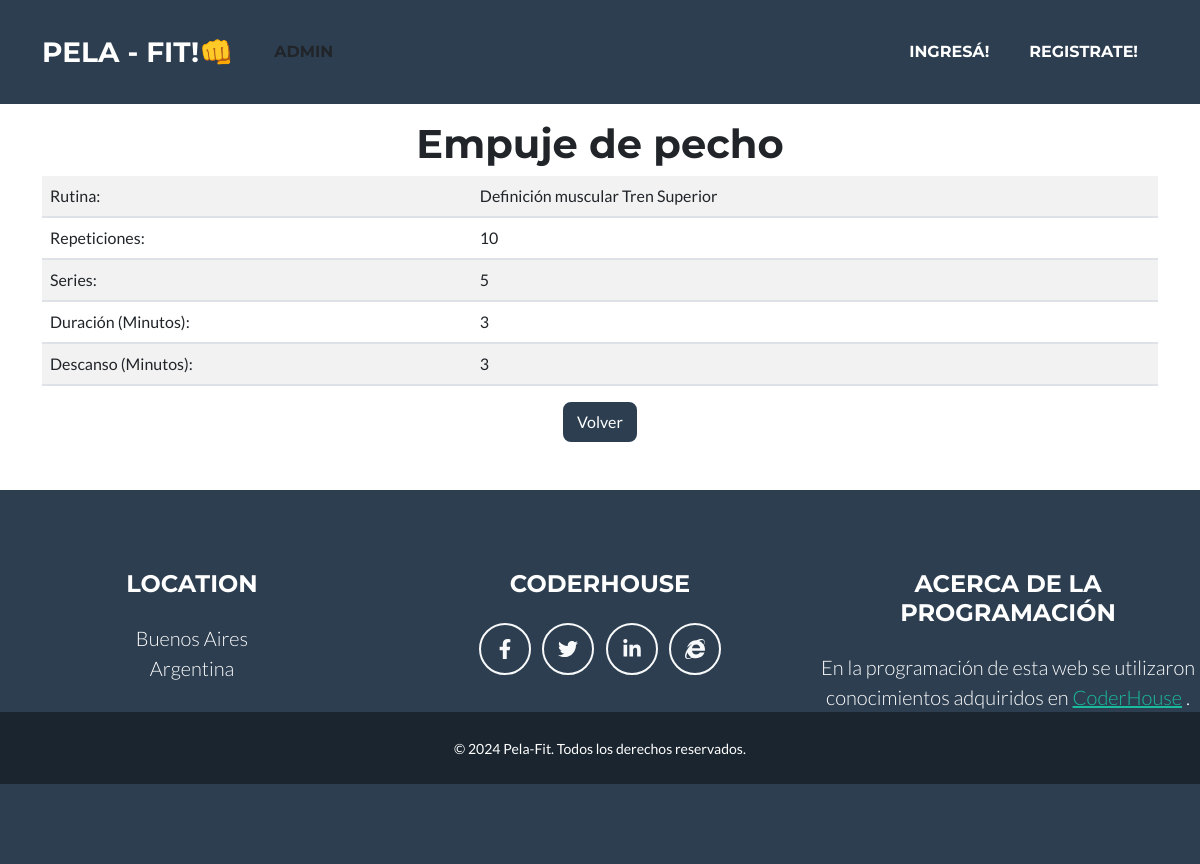
Page /rutinas/ejercicio/detail/1 on the committed database.
### rutina/models.py (models this page shows, shortened)
class Ejercicio(models.Model):
    rutina_id = models.ForeignKey(EjercicioRutina, null=True ,blank=True,on_delete=models.SET_NULL)
    nombre = models.CharField(max_length=100)
    repeticiones = models.IntegerField()
    duracion = models.IntegerField()
    series = models.IntegerField()
    descanso = models.IntegerField()
    class Meta:
        verbose_name ="Ejercicio"
        verbose_name_plural = "Ejercicios"

class EjercicioRutina(models.Model):
    nombre = models.CharField(max_length=100)
    descripcion = models.TextField()
    def __str__(self):
        return self.nombre
    class Meta:
        verbose_name_plural = "Rutinas"

### rutina/views.py (the view)
# urls.py: path("ejercicio/detail/<int:pk>", views.EjercicioDetail.as_view(), name = "ejercicio_detail" ),
class EjercicioDetail(DetailView):
    model = Ejercicio

### rutina/templates/rutina/ejercicio_detail.html (shortened to what this page needs)
{% extends 'core/base.html' %}
{% block content %}
  <div class="container d-flex align-items-center flex-column">
  <h1 class="mt-4">{{object.nombre}}</h1>
  <table class="table table-striped">
    <tbody>
      <tr>
        <td>Rutina:</td>
        <td>{{ object.rutina_id }}</td>
      </tr>
      <tr>
        <td>Repeticiones:</td>
        <td>{{ object.repeticiones }}</td>
      </tr>
      <tr>
        <td>Series:</td>
        <td>{{ object.series }}</td>
      </tr>
      <tr>
        <td>Duración (Minutos):</td>
        <td>{{ object.duracion }}</td>
      </tr>
      <tr>
        <td>Descanso (Minutos):</td>
        <td>{{ object.descanso }}</td>
      </tr>
    </tbody>
  </table>
<a href="{% url 'rutina:ejercicio_list' %}" class="btn btn-secondary">Volver</a>
</div>
{% endblock content %}

### rows in the picture
Ejercicio: nombre "Empuje de pecho", rutina_id "Definición muscular Tren Superior", repeticiones "10", series "5", duracion "3", descanso "3"
